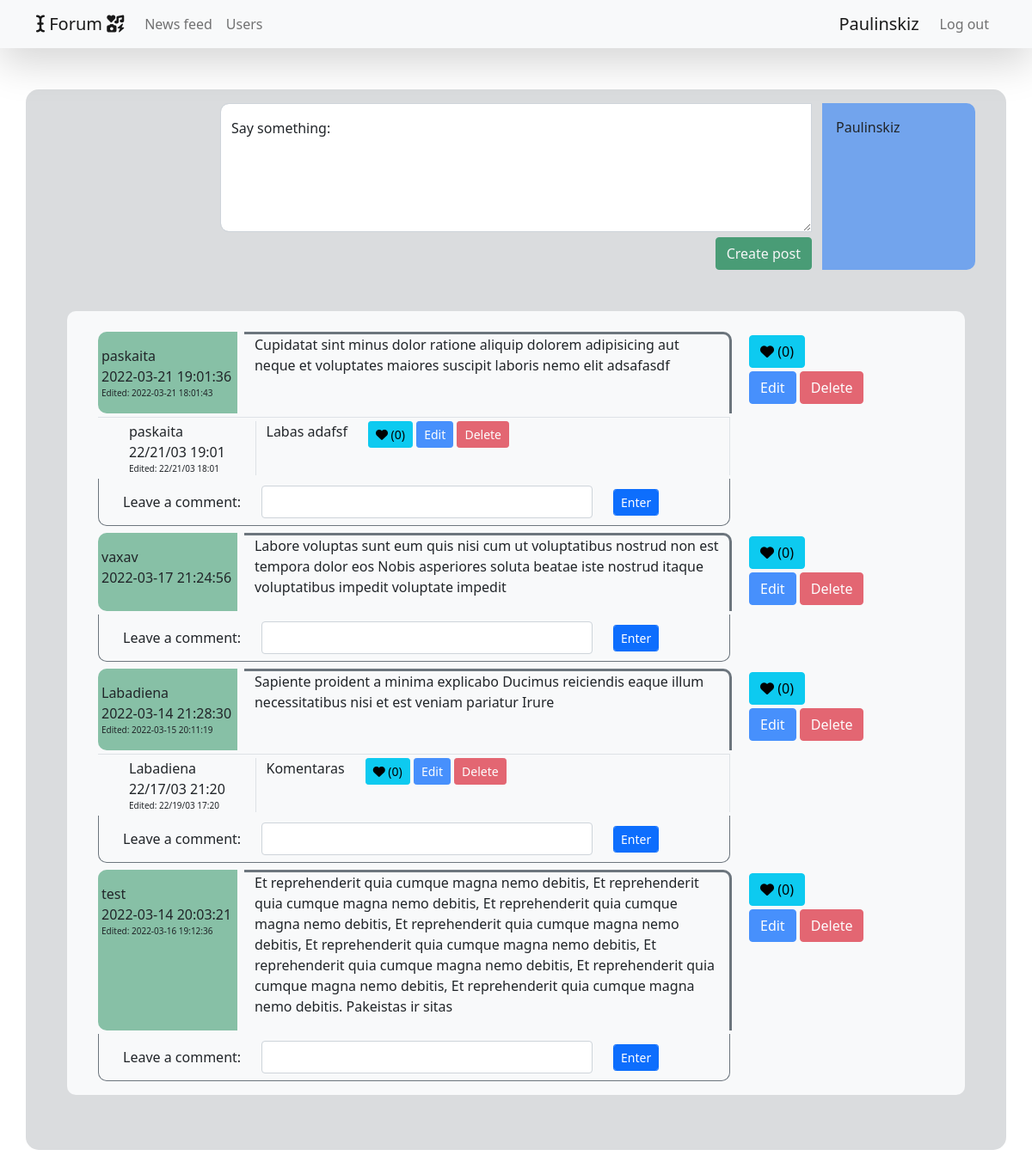
/views/main.php (signed in), run on the app's committed database.
### tables this page shows
CREATE TABLE `posts` (
  `id` int(10) UNSIGNED NOT NULL,
  `user_id` int(11) UNSIGNED NOT NULL,
  `post` mediumtext NOT NULL,
  `likes` int(10) UNSIGNED NOT NULL DEFAULT 0,
  `created` datetime NOT NULL DEFAULT current_timestamp(),
  `last_modified` datetime NOT NULL DEFAULT current_timestamp()
);

CREATE TABLE `users` (
  `id` int(10) UNSIGNED NOT NULL,
  `first_name` varchar(100) NOT NULL,
  `last_name` varchar(100) NOT NULL,
  `username` varchar(100) NOT NULL,
  `email` varchar(255) NOT NULL,
  `password` varchar(100) NOT NULL,
  `role_id` int(10) UNSIGNED NOT NULL DEFAULT 2,
  `created` datetime NOT NULL DEFAULT current_timestamp(),
  `last_modified` datetime NOT NULL DEFAULT current_timestamp() ON UPDATE current_timestamp()
);

CREATE TABLE `comments` (
  `id` int(10) UNSIGNED NOT NULL,
  `comment` varchar(500) NOT NULL,
  `post_id` int(10) UNSIGNED NOT NULL,
  `user_id` int(10) UNSIGNED NOT NULL,
  `likes` int(11) NOT NULL DEFAULT 0,
  `created` datetime NOT NULL DEFAULT current_timestamp(),
  `last_modified` datetime NOT NULL DEFAULT current_timestamp()
);

### views/main.php (the view, shortened to what this page needs)
<?php
include '../layouts/header.php';
require_once '../db_connect.php';
try {
    $select = "SELECT p.id, p.post, p.created, p.last_modified, p.likes, u.username, u.role_id FROM posts AS p LEFT JOIN users AS u ON u.id = p.user_id";
    $query = $conn->prepare($select);
    $query->execute();
    $result = $query->fetchAll();
} catch (PDOException $e) {
    echo 'Error!! --- '.$e->getMessage();
}
try {
    $comments = "SELECT c.id, c.comment, c.post_id, c.created, c.last_modified, c.likes, u.username FROM comments c LEFT JOIN posts p ON p.id = c.post_id LEFT JOIN users u ON u.id = c.user_id";
    $queryComments = $conn->prepare($comments);
    $queryComments->execute();
    $commentsArray = $queryComments->fetchAll();
} catch (PDOException $e) {
    echo 'Error!! --- '.$e->getMessage();
}
?>
<div class="container my-5 bg-secondary bg-opacity-25 px-5 py-3" style="border-radius: 15px;">
    <div class="row justify-content-end">
        <form action="../scripts/post.php" method="POST" class="col col-8">
            <div class="form-floating col col-12">
            <textarea class="form-control d-inline" placeholder="Leave a comment here" name="post" style="height: 150px; border-radius: 10px 0 0 10px;" maxlength="600"></textarea>
            <label for="floatingTextarea2">Say something:</label>
            </div>
            <div class="col col-12 d-flex flex-row-reverse">
            <input type="submit" value="Create post" class="btn btn-success opacity-75">
            </div>
        </form>
        <div class="bg-primary bg-opacity-50 col col-2 p-3" style="border-radius: 0 10px 10px 0">
            <span><?php echo $_SESSION['username']; ?></span>
        </div>
    </div>
    <div class="container my-5 bg-light px-5 py-3" style="border-radius: 10px;">
        <?php
            foreach (array_reverse($result) as $post) {
                echo '
                <div class="row justify-content-start mt-2">
                    <div class="bg-success bg-opacity-50 col col-2 p-3" style="border-radius: 10px 0 0 10px">
                        <span class="row">'.$post['username'].'</span>
                        <span class="row">'.$post['created'].'</span>';
                        if ($post['last_modified'] != $post['created']) {
                            echo '<span class="row" style="font-size: 10px;">Edited: '.$post['last_modified'].'</span>';
                        }
                    echo '
                    </div>
                    <div class="col col-7 mx-2 border-top border-end border-3 border-secondary" style="border-radius: 0 10px 0 0">
                        <p>'.$post['post'].'</p>
                    </div>
                    <div class="col col-2">
                        <div class="row">
                            <div>
                                <form action="../scripts/like.php" method="POST" class="d-inline">
                                    <input type="hidden" name="post_id" value="'.$post['id'].'">
                                    <button type="submit" class="btn btn-info my-1" >';
                                    $temp = 0;
                                    if ($temp == 1) {
                                        echo '<i class="fa-solid fa-heart-crack"></i>';
                                    } else {
                                        echo '<i class="fa-solid fa-heart"></i>';
                                    }
                                    echo ' ('.$post['likes'].')</button>
                                </form>
                            </div>
                        </div>
                        <div class="row">
                            <div>';
                                if ($_SESSION['username'] == $post['username'] || $_SESSION['role'] == 1) {
                                    echo '
                                    <a href="post_edit.php?post_id='.$post['id'].'" class="btn btn-primary opacity-75">Edit</a>
                                    <form action="../scripts/post_delete.php" method="POST" class="d-inline">
                                        <input type="hidden" name="post_id" value="'.$post['id'].'">
                                        <input type="submit" value="Delete" class="btn btn-danger opacity-75">
                                    </form>
                                    ';
                                }
                                echo '
                            </div>
                        </div>
                    </div>
                </div>
                <div class="col col-9 mt-1">';
                    foreach ($commentsArray as $comment) {
                        if ($comment['post_id'] == $post['id']) {
                            $created = $comment['created'];
                            $sec = strtotime($created);
                            $newCreated = date ("y/d/m H:i", $sec);
                            echo '
                            <div class="row border-top border-end my-1 pt-1">
                                <div class="col-3 border-end ps-5">
                                    <span class="row">'.
                                    $comment['username'].'
                                    </span>
                                    <span class="row">'.
                                    $newCreated.'
                                    </span>';
                                    if ($comment['created'] != $comment['last_modified']) {
                                        $last_modified = $comment['last_modified'];
                                        $sec = strtotime($last_modified);
                                        $newModified = date ("y/d/m H:i", $sec);
                                        echo '<span class="row" style="font-size: 10px;">Edited: '.$newModified.'</span>';
                                    }
                                    echo '
                                </div>
                                <div class="col-auto">'.
                                    $comment['comment'].'
                                </div>
                                <div class="col-auto">
                                    <div class="d-inline">
                                        <form action="../scripts/comment_like.php" method="POST" class="d-inline">
                                            <input type="hidden" name="comment_id" value="'.$comment['id'].'">
                                            <button type="submit" class="btn btn-sm btn-info">';
                                            $temp2 = 0;
                                            if ($temp2 == 1) {
                                                echo '<i class="fa-solid fa-heart-crack"></i>';
                                            } else {
                                                echo '<i class="fa-solid fa-heart"></i>';
                                            }
                                            echo ' ('.$comment['likes'].')</button>
                                        </form>
                                    </div>';
                                    if ($_SESSION['username'] == $comment['username'] || $_SESSION['role'] == 1) {
                                        echo '
                                        <div class="d-inline">
                                            <a href="comment_edit.php?comment_id='.$comment['id'].'" class="btn btn-sm btn-primary opacity-75">Edit</a>
                                        </div>
                                        <div class="d-inline-block">
                                            <form action="../scripts/comment_delete.php" method="POST" class="d-inline">
                                                <input type="hidden" name="comment_id" value="'.$comment['id'].'">
                                                <input type="submit" value="Delete" class="btn btn-sm btn-danger opacity-75">
                                            </form>
                                        </div>';
                                    };
                                echo '
                                </div>
                            </div>';
                        }
                    }
                    echo '
                    <div class="row justify-content-start py-2 border border-top-0 border-1 border-secondary" style="border-radius: 0 0 10px 10px">
                        <form action="../scripts/comment.php" method="POST">
                            <div class="row align-items-center mx-1">
                                <div class="col-auto">
                                    <label for="comment" class="col-form-label">Leave a comment:</label>
                                </div>
                                <div class="col-7">
                                    <input type="text" name="comment" class="form-control" maxlength="500">
                                    <input type="hidden" name="post_id" value="'.$post['id'].'">
                                </div>
                                <div class="col-auto">
                                    <input type="submit" value="Enter" class="form-control btn-sm btn-primary">
                                </div>
                            </div>
                        </form>
                    </div>
                </div>';
            }
        ?>
    </div>
</div>
<?php
include '../layouts/footer.php';
?>

### data on the page
posts: user.username "paskaita", created "2022-03-21 19:01:36", last_modified "2022-03-21 18:01:43", post "Cupidatat sint minus dolor ratione aliquip dolorem adipisicing aut neque et voluptates maiores suscipit laboris nemo elit adsafasdf", likes "0"
comments: user.username "paskaita", created "22/21/03 19:01", last_modified "22/21/03 18:01", comment "Labas adafsf", likes "0"
posts: user.username "vaxav", created "2022-03-17 21:24:56", post "Labore voluptas sunt eum quis nisi cum ut voluptatibus nostrud non est tempora dolor eos Nobis asperiores soluta beatae iste nostrud itaque voluptatibus impedit voluptate impedit", likes "0"
posts: user.username "Labadiena", created "2022-03-14 21:28:30", last_modified "2022-03-15 20:11:19", post "Sapiente proident a minima explicabo Ducimus reiciendis eaque illum necessitatibus nisi et est veniam pariatur Irure", likes "0"
comments: user.username "Labadiena", created "22/17/03 21:20", last_modified "22/19/03 17:20", comment "Komentaras", likes "0"
posts: user.username "test", created "2022-03-14 20:03:21", last_modified "2022-03-16 19:12:36", post "Et reprehenderit quia cumque magna nemo debitis, Et reprehenderit quia cumque magna nemo debitis, Et reprehenderit quia cumque magna nemo debitis, Et reprehenderit quia cumque magna nemo debitis, Et reprehenderit quia cumque magna nemo debitis, Et reprehenderit quia cumque magna nemo debitis, Et reprehenderit quia cumque magna nemo debitis, Et reprehenderit quia cumque magna nemo debitis. Pakeistas ir sitas", likes "0"

### other printed values
$_SESSION['username'] "Paulinskiz"
